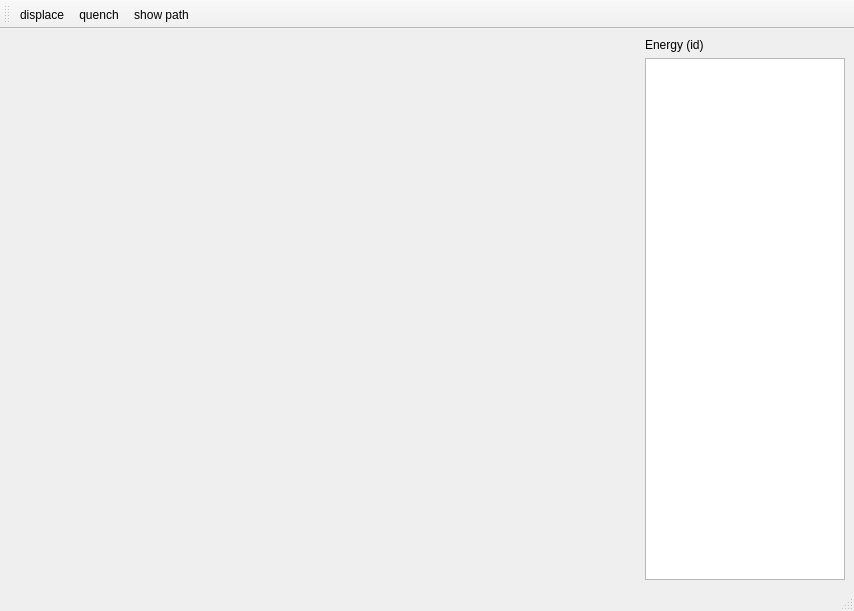
<?xml version="1.0" encoding="UTF-8"?>
<ui version="4.0">
 <class>MainWindow</class>
 <widget class="QMainWindow" name="MainWindow">
  <property name="geometry">
   <rect>
    <x>0</x>
    <y>0</y>
    <width>854</width>
    <height>611</height>
   </rect>
  </property>
  <property name="windowTitle">
   <string>MainWindow</string>
  </property>
  <widget class="QWidget" name="centralwidget">
   <layout class="QHBoxLayout" name="horizontalLayout">
    <item>
     <layout class="QVBoxLayout" name="verticalLayout_2">
      <property name="leftMargin">
       <number>5</number>
      </property>
      <item>
       <widget class="QLabel" name="label">
        <property name="text">
         <string/>
        </property>
       </widget>
      </item>
      <item>
       <widget class="Show3DWithSlider" name="show3d" native="true">
        <property name="sizePolicy">
         <sizepolicy hsizetype="Expanding" vsizetype="Expanding">
          <horstretch>0</horstretch>
          <verstretch>0</verstretch>
         </sizepolicy>
        </property>
       </widget>
      </item>
     </layout>
    </item>
    <item>
     <layout class="QVBoxLayout" name="verticalLayout">
      <property name="leftMargin">
       <number>0</number>
      </property>
      <item>
       <widget class="QLabel" name="label_2">
        <property name="sizePolicy">
         <sizepolicy hsizetype="Minimum" vsizetype="Preferred">
          <horstretch>0</horstretch>
          <verstretch>0</verstretch>
         </sizepolicy>
        </property>
        <property name="maximumSize">
         <size>
          <width>200</width>
          <height>16777215</height>
         </size>
        </property>
        <property name="text">
         <string>Energy (id)</string>
        </property>
       </widget>
      </item>
      <item>
       <widget class="QListWidget" name="listMinima">
        <property name="maximumSize">
         <size>
          <width>200</width>
          <height>16777215</height>
         </size>
        </property>
       </widget>
      </item>
     </layout>
    </item>
   </layout>
  </widget>
  <widget class="QMenuBar" name="menubar">
   <property name="geometry">
    <rect>
     <x>0</x>
     <y>0</y>
     <width>854</width>
     <height>25</height>
    </rect>
   </property>
  </widget>
  <widget class="QStatusBar" name="statusbar"/>
  <widget class="QToolBar" name="toolBar">
   <property name="windowTitle">
    <string>toolBar</string>
   </property>
   <attribute name="toolBarArea">
    <enum>TopToolBarArea</enum>
   </attribute>
   <attribute name="toolBarBreak">
    <bool>false</bool>
   </attribute>
   <addaction name="actionDisplace"/>
   <addaction name="actionQuench"/>
   <addaction name="actionShow_path"/>
  </widget>
  <action name="actionDisplace">
   <property name="text">
    <string>displace</string>
   </property>
  </action>
  <action name="actionQuench">
   <property name="text">
    <string>quench</string>
   </property>
  </action>
  <action name="actionShow_path">
   <property name="checkable">
    <bool>true</bool>
   </property>
   <property name="checked">
    <bool>false</bool>
   </property>
   <property name="text">
    <string>show path</string>
   </property>
   <property name="toolTip">
    <string>display the quench trajectory</string>
   </property>
  </action>
 </widget>
 <customwidgets>
  <customwidget>
   <class>Show3DWithSlider</class>
   <extends>QWidget</extends>
   <header>pele/gui/show3d_with_slider.h</header>
   <container>1</container>
  </customwidget>
 </customwidgets>
 <resources/>
 <connections/>
</ui>
